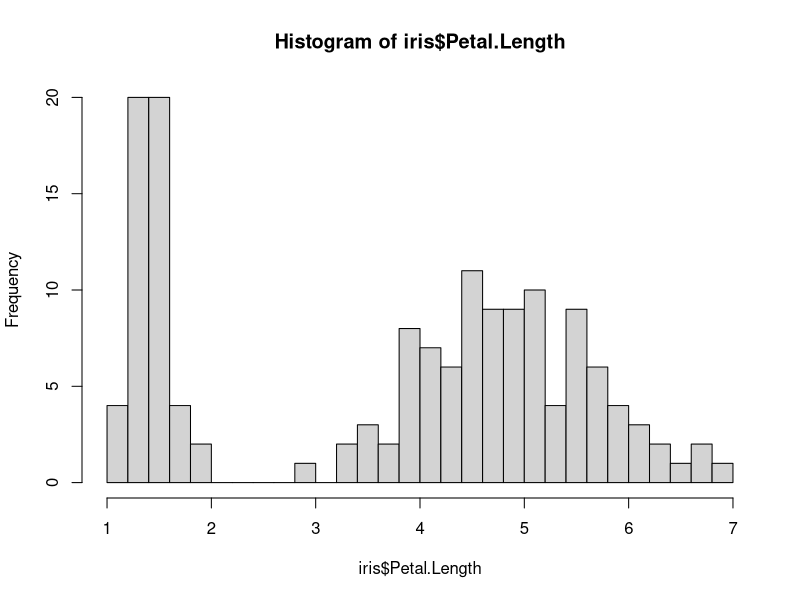
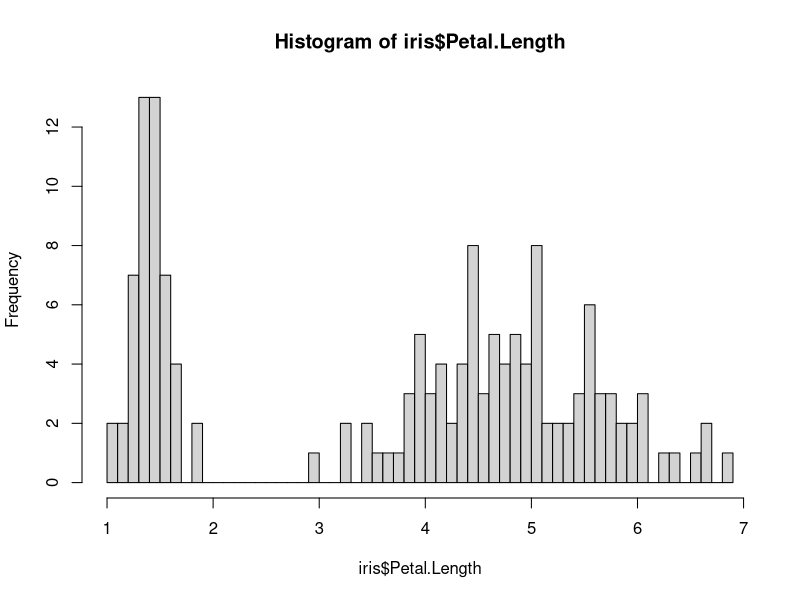

These figures' R source, in order: (Note: this script raises an error after producing the figures.)
## ---- chunk 1
5*10
exp(2)
log(10)
log(10, base = 10)
## ---- chunk 2
log(x = 10, base = exp(1))
log(x = 10, base = 10)
summary(anscombe)
hist(iris$Petal.Length, nclass=30)
hist(iris$Petal.Length, nclass=50)
## ---- chunk 3
?log()
help(exp())
## ---- chunk 4
head(iris)
## ---- chunk 5
summary(iris)
## ---- chunk 6
mean(iris$Sepal.Length)
sd(iris$Sepal.Length)
min(iris$Sepal.Length)
max(iris$Sepal.Length)
## ---- chunk 7
# basic graphic
plot(iris$Species, iris$Sepal.Length)
## ---- chunk 8
install.packages("ggplot2")
library(ggplot2)
ggplot(iris) +
  geom_boxplot(aes(x=Species, 
                   y=Sepal.Length, 
                   fill = Species))
